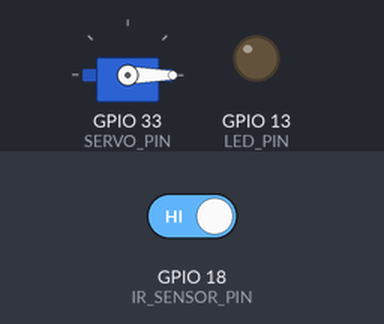
Simulated run of this sketch. Board: ESP32. Parts: servo, output pins drawn as LEDs (lit = HIGH). The test bench sets the inputs (shaded band); at power-on: GPIO 18 (IR_SENSOR_PIN) HIGH. WiFi joins after 1.5 s; servers stay silent unless stated; uploads are accepted with an empty reply; what the sketch prints to the serial monitor is not drawn.

Above: at 2.7 s.
2.8 s: GPIO 18 (IR_SENSOR_PIN) driven LOW
At 3.4 s:
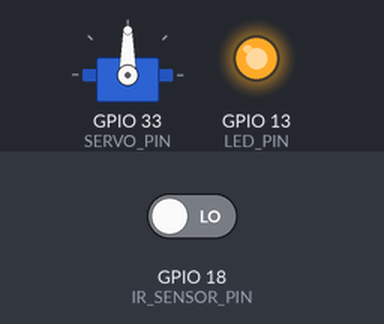
At 5.3 s:
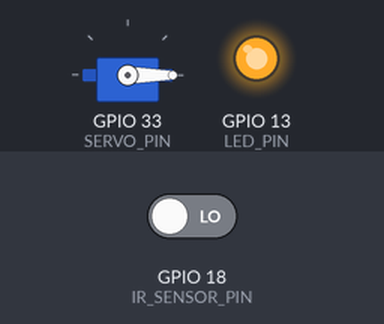
5.8 s: GPIO 18 (IR_SENSOR_PIN) driven HIGH
At 9.3 s:
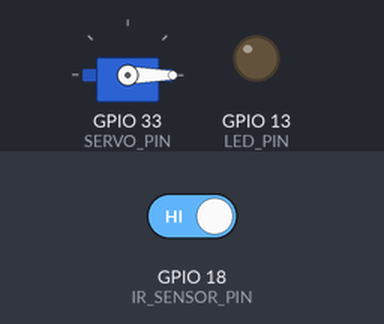
Timing chart, 0 to 10.8 s (numbered marks = the images above; inputs shaded):
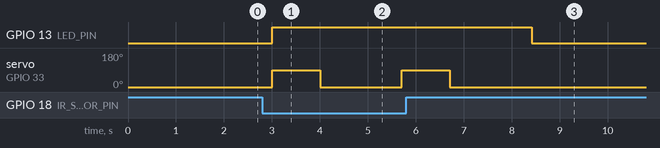

The sketch:

automatic_dispenser.ino
```cpp
#include <ESP32Servo.h>
#include <WiFi.h>
#include <HTTPClient.h>
#include <ArduinoJson.h>

#define IR_SENSOR_PIN 18
#define SERVO_PIN 33
#define LED_PIN 13
#define SERVO_OPEN_ANGLE 90
#define SERVO_CLOSED_ANGLE 0
#define DEBOUNCE_DELAY 1000
#define WIFI_SSID "Yogesh" // Replace with your Wi-Fi SSID
#define WIFI_PASSWORD "Yogi5244" // Replace with your Wi-Fi password
#define BASE_URL "https://api.refillbot.in/api/webhook/high/device"

const String orgID = "9f031939-4071-4fb7-a08e-b97b24c9b987"; // Organization ID
const String sensorName = "FL1"; // Sensor name
const String deviceId = ""; // Replace with your actual device ID

Servo testServo;
unsigned long lastMotionTime = 0;

void setup() {
  pinMode(IR_SENSOR_PIN, INPUT);
  pinMode(LED_PIN, OUTPUT);
  testServo.attach(SERVO_PIN);
  testServo.write(SERVO_CLOSED_ANGLE);

  Serial.begin(115200);
  Serial.println("IR Sensor and Servo Test with Extended Debounce and LED");

  connectToWiFi();
}

void connectToWiFi() {
  WiFi.begin(WIFI_SSID, WIFI_PASSWORD);
  while (WiFi.status() != WL_CONNECTED) {
    delay(500);
    Serial.print(".");
  }
  Serial.println("Connected to Wi-Fi");
}

void sendJsonData() {
  if (WiFi.status() == WL_CONNECTED) {
    HTTPClient http;
    http.begin(BASE_URL);
    http.addHeader("Content-Type", "application/json");
    http.setTimeout(10000);

    // Create JSON object
    StaticJsonDocument<256> jsonDoc;
    jsonDoc["orgID"] = orgID;
    jsonDoc["sensorName"] = sensorName;
    jsonDoc["motionDetected"] = true;
    jsonDoc["timestamp"] = millis();
    jsonDoc["deviceId"] = deviceId; // Use the defined device ID

    String jsonString;
    serializeJson(jsonDoc, jsonString);

    Serial.println("Sending JSON: " + jsonString);

    int retryCount = 3;
    int httpResponseCode;
    while (retryCount-- > 0) {
      httpResponseCode = http.POST(jsonString);
      if (httpResponseCode > 0) {
        String response = http.getString();
        Serial.printf("HTTP Response code: %d\n", httpResponseCode);
        Serial.println("Response: " + response);
        break; // Exit loop on success
      } else {
        Serial.printf("Error sending POST: %s\n", http.errorToString(httpResponseCode).c_str());
        Serial.println("Retrying...");
        delay(2000);
      }
    }
    http.end();
  } else {
    Serial.println("WiFi not connected, attempting to reconnect...");
    connectToWiFi();
  }
}

void loop() {
  bool motionDetected = digitalRead(IR_SENSOR_PIN);

  if (motionDetected == LOW) { // Assuming LOW means motion detected
    digitalWrite(LED_PIN, HIGH);
    Serial.println("Motion Detected!");

    if (millis() - lastMotionTime > DEBOUNCE_DELAY) {
      Serial.println("Moving Servo...");
      lastMotionTime = millis();
      testServo.write(SERVO_OPEN_ANGLE);
      delay(1000);
      testServo.write(SERVO_CLOSED_ANGLE);
      delay(1000);
      sendJsonData();
      Serial.println("Servo Test Complete - Waiting for Next Detection");
    }
  } else {
    digitalWrite(LED_PIN, LOW);
    Serial.println("No Motion Detected.");
  }

  delay(500); // Small delay for readability in the Serial Monitor
}
```

Measured:
- after the input at 2.8 s, GPIO 13 (LED_PIN): LOW → HIGH after 0.20 s; servo on GPIO 33 (SERVO_PIN): 0° → 90° after 0.20 s, → 0° 1.0 s later, → 90° 1.7 s later
- after the input at 5.8 s, GPIO 13 (LED_PIN): HIGH → LOW after 2.6 s; servo on GPIO 33 (SERVO_PIN): goes on until 6.7 s, then stays 0°
